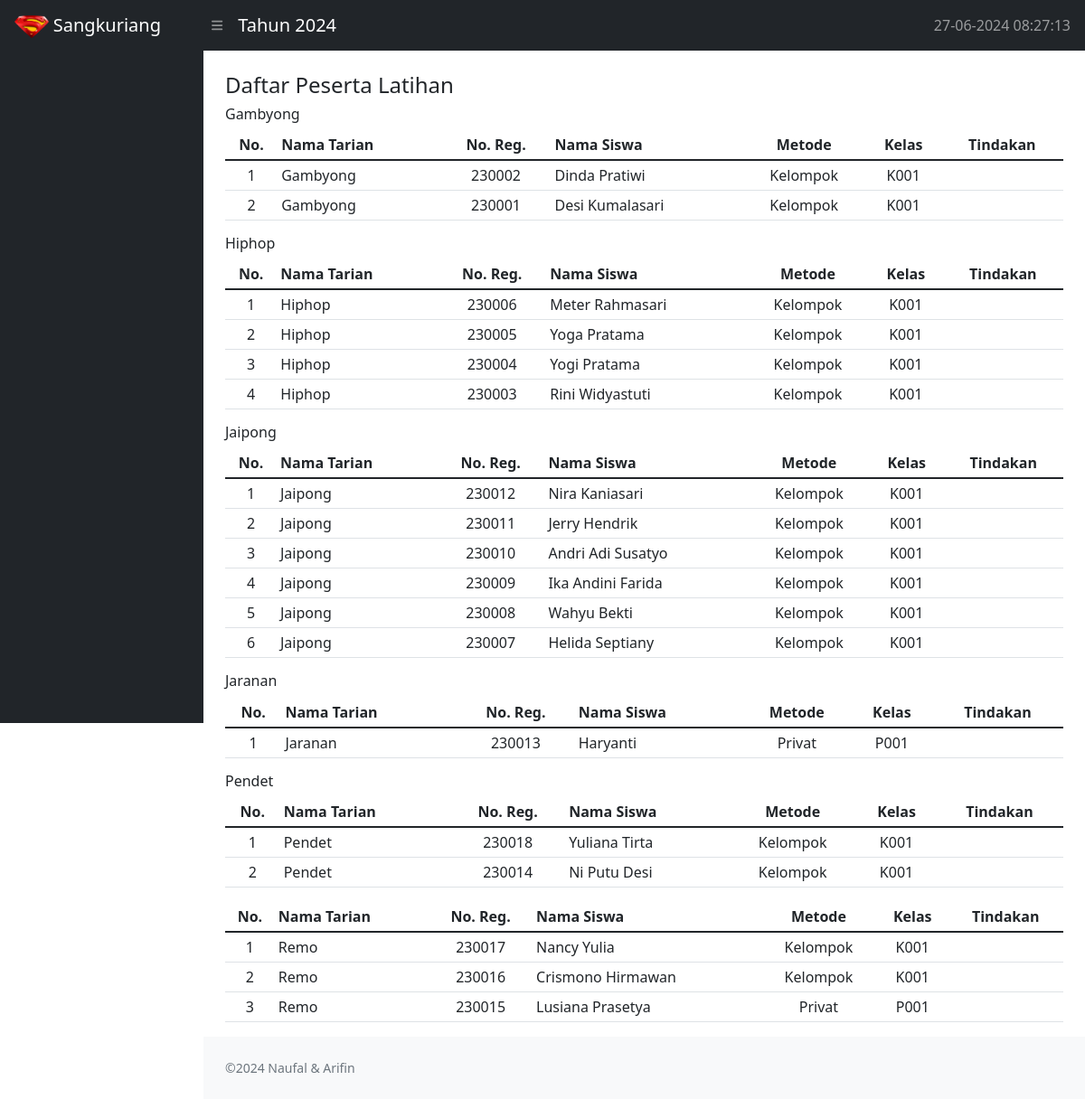
The page /frmsislat.php on the database its author committed.
### tables this page shows
CREATE TABLE `t_sista` (
  `no_regis` char(11) NOT NULL,
  `nama_siswa` varchar(20) NOT NULL,
  `kode_tari` char(4) NOT NULL,
  `metode_latihan` char(1) NOT NULL,
  `kelas` varchar(4) NOT NULL,
  `periode` date NOT NULL
);

CREATE TABLE `t_tari` (
  `kode` char(4) NOT NULL,
  `nama` varchar(20) NOT NULL,
  `jenis` char(1) NOT NULL,
  `lama` tinyint(4) NOT NULL,
  `aktif` char(1) NOT NULL
);

CREATE TABLE `t_siswa` (
  `ID` int(11) NOT NULL,
  `nama` varchar(20) NOT NULL,
  `JK` char(1) NOT NULL,
  `tpLahir` varchar(15) NOT NULL,
  `tgLahir` date DEFAULT NULL,
  `alamat` varchar(30) NOT NULL,
  `noHP` varchar(14) NOT NULL,
  `tgMasuk` date DEFAULT NULL
);

### frmsislat.php (the view, shortened to what this page needs)
<!DOCTYPE html>
<html lang="id">
<head>
    <link rel="stylesheet" href="alat2/styles.css">
    <link rel="stylesheet" href="alat2/all.min.css">
</head>
<body class="sb-nav-fixed">
    <?php include "ss_menuatas.php" ?>
    <div id="layoutSidenav">
        <div id="layoutSidenav_nav">
            <?php include "ss_menukiri.php"; ?>
        </div>
        <div id="layoutSidenav_content">
            <main>
                <div class="container-fluid px-4">
                    <h4 class="mt-4">Daftar Peserta Latihan</h4>
                    <?php
                    $query = "SELECT t_sista.no_regis, t_siswa.nama AS 'Nama Siswa', t_sista.metode_latihan, t_sista.kelas, t_tari.nama AS 'Nama Tarian'
                              FROM t_sista
                              INNER JOIN t_tari ON t_sista.kode_tari = t_tari.kode
                              INNER JOIN t_siswa ON t_sista.no_regis = t_siswa.ID
                              ORDER BY t_tari.nama, t_sista.metode_latihan";
                    $result = mysqli_query($conSS, $query);
                    ?>
                    <?php
                    $prevTarian = "";
                    $nomor = 0;
                    while ($row = mysqli_fetch_assoc($result)) {
                        $currentTarian = $row['Nama Tarian'];
                        if ($currentTarian != $prevTarian) {
                            echo '<h6>' . $prevTarian . '</h6>';
                            $prevTarian = $currentTarian;
                            $nomor = 0;
                    ?>
                            <table class="table table-sm">
                                <thead>
                                    <tr>
                                        <th class="text-center">No.</th>
                                        <th>Nama Tarian</th>
                                        <th class="text-center">No. Reg.</th>
                                        <th>Nama Siswa</th>
                                        <th class="text-center">Metode</th>
                                        <th class="text-center">Kelas</th>
                                        <th class="text-center">Tindakan</th>
                                    </tr>
                                </thead>
                                <tbody>
                                <?php
                            }
                            $nomor++;
                            $metodeLatihan = ($row['metode_latihan'] == 'K') ? 'Kelompok' : 'Privat';
                                ?>
                                <tr>
                                    <td class="text-center"><?= $nomor; ?></td>
                                    <td><?= $row['Nama Tarian']; ?></td>
                                    <td class="text-center"><?= $row['no_regis']; ?></td>
                                    <td><?= $row['Nama Siswa']; ?></td>
                                    <td class="text-center"><?= $metodeLatihan; ?></td>
                                    <td class="text-center"><?= $row['kelas']; ?></td>
                                    <td class="text-center">
                                    </td>
                                </tr>
                            <?php
                        }
                            ?>
                                </tbody>
                            </table>
                </div>
            </main>
            <footer class="py-4 bg-light mt-auto">
                <div class="container-fluid px-4">
                    <div class="d-flex align-item-center justify-content-between small">
                        <div class="text-muted">&copy;2024 Naufal & Arifin</div>
                    </div>
                </div>
            </footer>
        </div>
    </div>
</body>
</html>

### ss_menuatas.php (shortened to what this page needs)
<nav class="sb-topnav navbar navbar-expand navbar-dark bg-dark">
    <a href="frmawal.php" class="navbar-brand ps-3">
        <img src="alat2/sangkuriang.png" alt="logo" height="25"> Sangkuriang</a>
    <button class="btn btn-link btn-sm order-1 order-lg-0 me-4 me-lg-0" id="sidebarToggle" href="#!">
        <i class="fas fa-bars"></i>
    </button>
    <div class="ms-2 my-2">
        <span class="navbar-brand">Tahun <?= date_format($_SESSION['harini'], "Y"); ?></span>
    </div>
    <div class="ms-auto me-3 my-2">
        <span class="navbar-text"><?= date_format($_SESSION['harini'], "d-m-Y H:i:s"); ?></span>
    </div>
</nav>

### ss_menukiri.php (shortened to what this page needs)
<nav class="sb-sidenav accordion sb-sidenav-dark" id="sidenavAccordion">
    <div class="sb-sidenav-menu">
    </div>
</nav>

### rows shown on the page
t_sista: nomor "1", kode_tari.nama "Gambyong", no_regis "230002", t_siswa.nama "Dinda Pratiwi", metode_latihan "Kelompok", kelas "K001"
t_sista: nomor "2", kode_tari.nama "Gambyong", no_regis "230001", t_siswa.nama "Desi Kumalasari", metode_latihan "Kelompok", kelas "K001"
t_sista: nomor "1", kode_tari.nama "Hiphop", no_regis "230006", t_siswa.nama "Meter Rahmasari", metode_latihan "Kelompok", kelas "K001"
t_tari: nama "Gambyong"
t_sista: nomor "2", kode_tari.nama "Hiphop", no_regis "230005", t_siswa.nama "Yoga Pratama", metode_latihan "Kelompok", kelas "K001"
t_sista: nomor "3", kode_tari.nama "Hiphop", no_regis "230004", t_siswa.nama "Yogi Pratama", metode_latihan "Kelompok", kelas "K001"
t_sista: nomor "4", kode_tari.nama "Hiphop", no_regis "230003", t_siswa.nama "Rini Widyastuti", metode_latihan "Kelompok", kelas "K001"
t_sista: nomor "1", kode_tari.nama "Jaipong", no_regis "230012", t_siswa.nama "Nira Kaniasari", metode_latihan "Kelompok", kelas "K001"
t_tari: nama "Hiphop"
t_sista: nomor "2", kode_tari.nama "Jaipong", no_regis "230011", t_siswa.nama "Jerry Hendrik", metode_latihan "Kelompok", kelas "K001"
t_sista: nomor "3", kode_tari.nama "Jaipong", no_regis "230010", t_siswa.nama "Andri Adi Susatyo", metode_latihan "Kelompok", kelas "K001"
t_sista: nomor "4", kode_tari.nama "Jaipong", no_regis "230009", t_siswa.nama "Ika Andini Farida", metode_latihan "Kelompok", kelas "K001"
t_sista: nomor "5", kode_tari.nama "Jaipong", no_regis "230008", t_siswa.nama "Wahyu Bekti", metode_latihan "Kelompok", kelas "K001"
t_sista: nomor "6", kode_tari.nama "Jaipong", no_regis "230007", t_siswa.nama "Helida Septiany", metode_latihan "Kelompok", kelas "K001"
t_sista: nomor "1", kode_tari.nama "Jaranan", no_regis "230013", t_siswa.nama "Haryanti", metode_latihan "Privat", kelas "P001"
t_tari: nama "Jaipong"
t_sista: nomor "1", kode_tari.nama "Pendet", no_regis "230018", t_siswa.nama "Yuliana Tirta", metode_latihan "Kelompok", kelas "K001"
t_tari: nama "Jaranan"
t_sista: nomor "2", kode_tari.nama "Pendet", no_regis "230014", t_siswa.nama "Ni Putu Desi", metode_latihan "Kelompok", kelas "K001"
t_sista: nomor "1", kode_tari.nama "Remo", no_regis "230017", t_siswa.nama "Nancy Yulia", metode_latihan "Kelompok", kelas "K001"
t_tari: nama "Pendet"
t_sista: nomor "2", kode_tari.nama "Remo", no_regis "230016", t_siswa.nama "Crismono Hirmawan", metode_latihan "Kelompok", kelas "K001"
t_sista: nomor "3", kode_tari.nama "Remo", no_regis "230015", t_siswa.nama "Lusiana Prasetya", metode_latihan "Privat", kelas "P001"

### other values the page prints
date_format($_SESSION['harini'], "Y") "2024"
date_format($_SESSION['harini'], "d-m-Y H:i:s") "27-06-2024 08:27:13"
